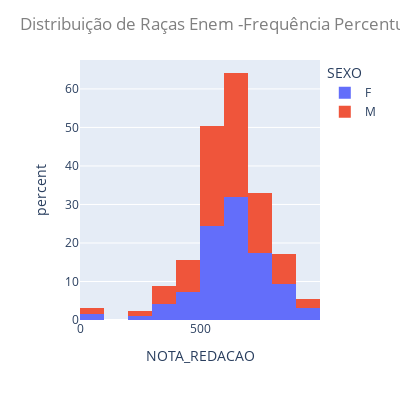

Here is the notebook cell this chart was saved with:
### Code cell
grafico = express.histogram(data, x="NOTA_REDACAO", nbins=15, histnorm="percent", color="SEXO")
grafico.update_layout(width=400, height=400, title_text= "Distribuição de Raças Enem -Frequência Percentual Relativa", title_font_color = "grey")
grafico.show()

### Figure 1 — Plotly figure (JSON) as saved in the notebook; plotly's stock layout.template omitted (floating-point values rounded to 4 significant figures; data arrays with more than 128 entries replaced by an {"elided": "..."} marker saying what was removed)
{"data": [{"alignmentgroup": "True", "bingroup": "x", "histnorm": "percent", "hovertemplate": "SEXO=F<br>NOTA_REDACAO=%{x}<br>percent=%{y}<extra></extra>", "legendgroup": "F", "marker": {"color": "#636efa", "pattern": {"shape": ""}}, "name": "F", "nbinsx": 15, "offsetgroup": "F", "orientation": "v", "showlegend": true, "type": "histogram", "x": {"elided": "49848 int values"}, "xaxis": "x", "yaxis": "y"}, {"alignmentgroup": "True", "bingroup": "x", "histnorm": "percent", "hovertemplate": "SEXO=M<br>NOTA_REDACAO=%{x}<br>percent=%{y}<extra></extra>", "legendgroup": "M", "marker": {"color": "#EF553B", "pattern": {"shape": ""}}, "name": "M", "nbinsx": 15, "offsetgroup": "M", "orientation": "v", "showlegend": true, "type": "histogram", "x": {"elided": "31383 int values"}, "xaxis": "x", "yaxis": "y"}], "layout": {"barmode": "relative", "height": 400, "legend": {"title": {"text": "SEXO"}, "tracegroupgap": 0}, "margin": {"t": 60}, "title": {"font": {"color": "grey"}, "text": "Distribuição de Raças Enem -Frequência Percentual Relativa"}, "width": 400, "xaxis": {"anchor": "y", "domain": [0, 1], "title": {"text": "NOTA_REDACAO"}}, "yaxis": {"anchor": "x", "domain": [0, 1], "title": {"text": "percent"}}}}
